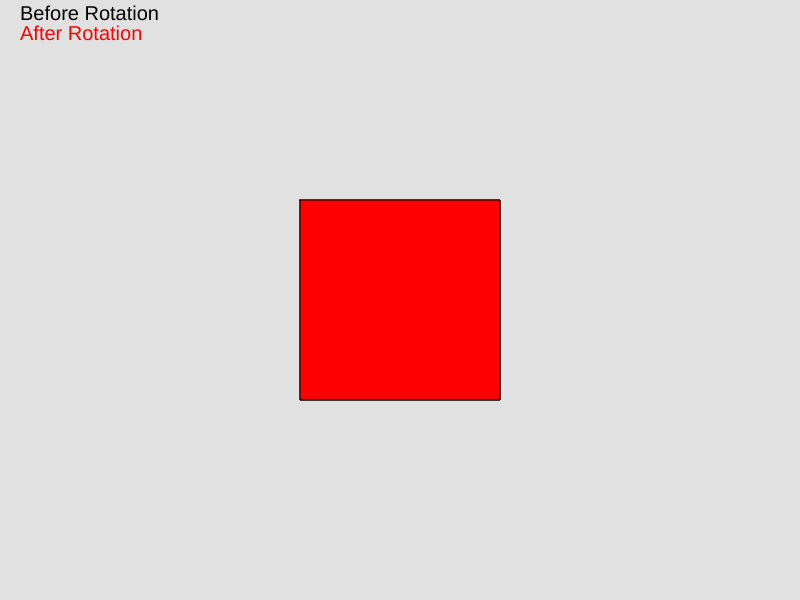
Frame 1 (no input)
Frame 60 (no input): identical to frame 1, image omitted
Frame 120 (the mouse pressed at the canvas centre since frame 60): identical to frame 1, image omitted

The p5.js sketch that drew this single still picture (run headless with seeded random() and noise() and a simulated clock; from frame 60 on, the mouse is pressed at the canvas centre):

// p5.js sketch
// ── sketch.js
let rot;
let a, b, c, d;

function setup() {
    createCanvas(displayWidth, displayHeight);

    rot = prompt('Enter Rotation Factor');
    if (rot == 90) {
        rot = 0;
    } else {
        rot = rot * Math.PI / 180;
    }
}

function draw() {
    background(225);
    fill('black');
    textSize(20);
    text('Before Rotation', 20, 20);
    fill('red')
    text('After Rotation', 20, 40);
    //Before Rotation
    translate(200, 100);
    a = [
        [100],
        [100],
        [1]
    ];
    b = [
        [300],
        [100],
        [1]
    ];
    c = [
        [300],
        [300],
        [1]
    ];
    d = [
        [100],
        [300],
        [1]
    ];
    fill('black');
    beginShape();
    vertex(a[0], a[1]);
    vertex(b[0], b[1]);
    vertex(c[0], c[1]);
    vertex(d[0], d[1]);
    endShape(CLOSE);

    xr = a[0];
    yr = a[1];

    //Rotation Matrix
    rotation_matrix = [
        [Math.cos(rot), -1 * Math.sin(rot), xr],
        [Math.sin(rot), Math.cos(rot), yr],
        [0, 0, 1]
    ];

    aN = matrix_multi(rotation_matrix, a, xr, yr);
    bN = matrix_multi(rotation_matrix, b, xr, yr);
    cN = matrix_multi(rotation_matrix, c, xr, yr);
    dN = matrix_multi(rotation_matrix, d, xr, yr);

    fill('red')
    beginShape();
    vertex(aN[0], aN[1]);
    vertex(bN[0], bN[1]);
    vertex(cN[0], cN[1]);
    vertex(dN[0], dN[1])
    endShape(CLOSE);
}

function matrix_multi(a, b) {
    b = [
        [b[0] - xr],
        [b[1] - yr],
        [b[2]]
    ];
    let aRows = a.length;
    let aCols = a[0].length;
    let bRows = b.length;
    let bCols = b[0].length;
    let result = new Array(aRows);
    if (aCols == bRows) {
        for (var i = 0; i < aRows; ++i) {
            result[i] = new Array(bCols);
            for (var j = 0; j < bCols; ++j) {
                result[i][j] = 0;
                for (var k = 0; k < aCols; ++k) {
                    result[i][j] += a[i][k] * b[k][j];
                }
            }
        }
        return result;
    }
}
